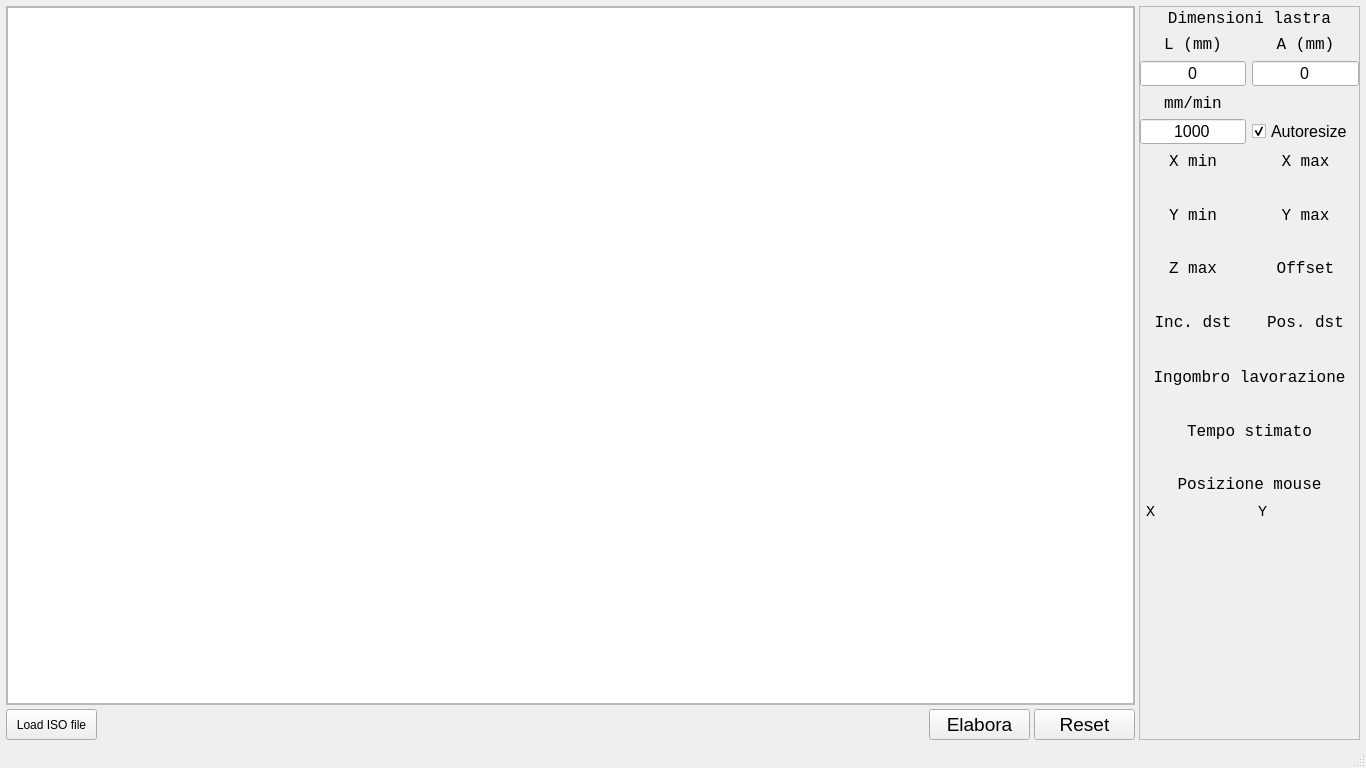
<?xml version="1.0" encoding="UTF-8"?>
<ui version="4.0">
 <class>MainWindow</class>
 <widget class="QMainWindow" name="MainWindow">
  <property name="geometry">
   <rect>
    <x>0</x>
    <y>0</y>
    <width>1366</width>
    <height>768</height>
   </rect>
  </property>
  <property name="windowTitle">
   <string>ISO Viewer</string>
  </property>
  <widget class="QWidget" name="centralwidget">
   <layout class="QGridLayout" name="gridLayout_2">
    <property name="leftMargin">
     <number>6</number>
    </property>
    <property name="topMargin">
     <number>6</number>
    </property>
    <property name="rightMargin">
     <number>6</number>
    </property>
    <property name="bottomMargin">
     <number>6</number>
    </property>
    <item row="0" column="0">
     <layout class="QHBoxLayout" name="horizontalLayout" stretch="0,0">
      <property name="spacing">
       <number>4</number>
      </property>
      <item>
       <layout class="QVBoxLayout" name="verticalLayout" stretch="1,0">
        <item>
         <widget class="QFrame" name="fr_canvas_container">
          <property name="minimumSize">
           <size>
            <width>725</width>
            <height>0</height>
           </size>
          </property>
          <property name="frameShape">
           <enum>QFrame::StyledPanel</enum>
          </property>
          <property name="frameShadow">
           <enum>QFrame::Raised</enum>
          </property>
          <layout class="QGridLayout" name="gridLayout_3">
           <property name="leftMargin">
            <number>0</number>
           </property>
           <property name="topMargin">
            <number>0</number>
           </property>
           <property name="rightMargin">
            <number>0</number>
           </property>
           <property name="bottomMargin">
            <number>0</number>
           </property>
           <item row="0" column="0">
            <widget class="QGraphicsView" name="canvas">
             <property name="minimumSize">
              <size>
               <width>0</width>
               <height>0</height>
              </size>
             </property>
             <property name="cursor" stdset="0">
              <cursorShape>ArrowCursor</cursorShape>
             </property>
             <property name="mouseTracking">
              <bool>true</bool>
             </property>
             <property name="verticalScrollBarPolicy">
              <enum>Qt::ScrollBarAlwaysOff</enum>
             </property>
             <property name="horizontalScrollBarPolicy">
              <enum>Qt::ScrollBarAlwaysOff</enum>
             </property>
            </widget>
           </item>
          </layout>
         </widget>
        </item>
        <item>
         <layout class="QHBoxLayout" name="horizontalLayout_2" stretch="0,1,0,0">
          <item>
           <widget class="QPushButton" name="btn_browse_file">
            <property name="minimumSize">
             <size>
              <width>91</width>
              <height>31</height>
             </size>
            </property>
            <property name="maximumSize">
             <size>
              <width>91</width>
              <height>31</height>
             </size>
            </property>
            <property name="text">
             <string>Load ISO file</string>
            </property>
           </widget>
          </item>
          <item>
           <widget class="QLabel" name="lbl_selected_file">
            <property name="sizePolicy">
             <sizepolicy hsizetype="Ignored" vsizetype="Preferred">
              <horstretch>0</horstretch>
              <verstretch>0</verstretch>
             </sizepolicy>
            </property>
            <property name="text">
             <string notr="true"/>
            </property>
            <property name="textFormat">
             <enum>Qt::PlainText</enum>
            </property>
            <property name="scaledContents">
             <bool>false</bool>
            </property>
           </widget>
          </item>
          <item>
           <widget class="QPushButton" name="btn_draw">
            <property name="minimumSize">
             <size>
              <width>101</width>
              <height>31</height>
             </size>
            </property>
            <property name="maximumSize">
             <size>
              <width>101</width>
              <height>31</height>
             </size>
            </property>
            <property name="font">
             <font>
              <pointsize>14</pointsize>
             </font>
            </property>
            <property name="text">
             <string>Elabora</string>
            </property>
           </widget>
          </item>
          <item>
           <widget class="QPushButton" name="btn_reset">
            <property name="minimumSize">
             <size>
              <width>101</width>
              <height>31</height>
             </size>
            </property>
            <property name="maximumSize">
             <size>
              <width>101</width>
              <height>31</height>
             </size>
            </property>
            <property name="font">
             <font>
              <pointsize>14</pointsize>
             </font>
            </property>
            <property name="text">
             <string>Reset</string>
            </property>
           </widget>
          </item>
         </layout>
        </item>
       </layout>
      </item>
      <item>
       <widget class="QFrame" name="fr_right_col_container">
        <property name="minimumSize">
         <size>
          <width>221</width>
          <height>0</height>
         </size>
        </property>
        <property name="maximumSize">
         <size>
          <width>221</width>
          <height>16777215</height>
         </size>
        </property>
        <property name="frameShape">
         <enum>QFrame::StyledPanel</enum>
        </property>
        <property name="frameShadow">
         <enum>QFrame::Raised</enum>
        </property>
        <layout class="QVBoxLayout" name="verticalLayout_5">
         <property name="leftMargin">
          <number>0</number>
         </property>
         <property name="topMargin">
          <number>0</number>
         </property>
         <property name="rightMargin">
          <number>0</number>
         </property>
         <property name="bottomMargin">
          <number>0</number>
         </property>
         <item>
          <widget class="QLabel" name="lbl_size">
           <property name="minimumSize">
            <size>
             <width>0</width>
             <height>21</height>
            </size>
           </property>
           <property name="maximumSize">
            <size>
             <width>16777215</width>
             <height>21</height>
            </size>
           </property>
           <property name="font">
            <font>
             <family>Courier New</family>
             <pointsize>12</pointsize>
            </font>
           </property>
           <property name="text">
            <string>Dimensioni lastra</string>
           </property>
           <property name="alignment">
            <set>Qt::AlignBottom|Qt::AlignHCenter</set>
           </property>
          </widget>
         </item>
         <item>
          <layout class="QGridLayout" name="gridLayout_4">
           <item row="10" column="0">
            <widget class="QLabel" name="lbl_eng_dst">
             <property name="minimumSize">
              <size>
               <width>0</width>
               <height>21</height>
              </size>
             </property>
             <property name="maximumSize">
              <size>
               <width>16777215</width>
               <height>21</height>
              </size>
             </property>
             <property name="font">
              <font>
               <family>Courier New</family>
               <pointsize>12</pointsize>
              </font>
             </property>
             <property name="toolTip">
              <string>Distanza incisioni</string>
             </property>
             <property name="text">
              <string>Inc. dst</string>
             </property>
             <property name="alignment">
              <set>Qt::AlignCenter</set>
             </property>
            </widget>
           </item>
           <item row="1" column="0">
            <widget class="QLineEdit" name="in_width">
             <property name="minimumSize">
              <size>
               <width>0</width>
               <height>25</height>
              </size>
             </property>
             <property name="maximumSize">
              <size>
               <width>16777215</width>
               <height>25</height>
              </size>
             </property>
             <property name="font">
              <font>
               <pointsize>12</pointsize>
              </font>
             </property>
             <property name="text">
              <string>0</string>
             </property>
             <property name="alignment">
              <set>Qt::AlignCenter</set>
             </property>
            </widget>
           </item>
           <item row="0" column="1">
            <widget class="QLabel" name="lbl_height">
             <property name="minimumSize">
              <size>
               <width>0</width>
               <height>21</height>
              </size>
             </property>
             <property name="maximumSize">
              <size>
               <width>16777215</width>
               <height>21</height>
              </size>
             </property>
             <property name="font">
              <font>
               <family>Courier New</family>
               <pointsize>12</pointsize>
              </font>
             </property>
             <property name="text">
              <string>A (mm)</string>
             </property>
             <property name="alignment">
              <set>Qt::AlignCenter</set>
             </property>
            </widget>
           </item>
           <item row="0" column="0">
            <widget class="QLabel" name="lbl_width">
             <property name="minimumSize">
              <size>
               <width>0</width>
               <height>21</height>
              </size>
             </property>
             <property name="maximumSize">
              <size>
               <width>16777215</width>
               <height>21</height>
              </size>
             </property>
             <property name="font">
              <font>
               <family>Courier New</family>
               <pointsize>12</pointsize>
              </font>
             </property>
             <property name="text">
              <string>L (mm)</string>
             </property>
             <property name="alignment">
              <set>Qt::AlignCenter</set>
             </property>
            </widget>
           </item>
           <item row="1" column="1">
            <widget class="QLineEdit" name="in_height">
             <property name="minimumSize">
              <size>
               <width>0</width>
               <height>25</height>
              </size>
             </property>
             <property name="maximumSize">
              <size>
               <width>16777215</width>
               <height>25</height>
              </size>
             </property>
             <property name="font">
              <font>
               <pointsize>12</pointsize>
              </font>
             </property>
             <property name="text">
              <string>0</string>
             </property>
             <property name="alignment">
              <set>Qt::AlignCenter</set>
             </property>
            </widget>
           </item>
           <item row="2" column="0">
            <widget class="QLabel" name="lbl_tool_speed">
             <property name="minimumSize">
              <size>
               <width>0</width>
               <height>21</height>
              </size>
             </property>
             <property name="maximumSize">
              <size>
               <width>16777215</width>
               <height>21</height>
              </size>
             </property>
             <property name="font">
              <font>
               <family>Courier New</family>
               <pointsize>12</pointsize>
              </font>
             </property>
             <property name="text">
              <string>mm/min</string>
             </property>
             <property name="alignment">
              <set>Qt::AlignBottom|Qt::AlignHCenter</set>
             </property>
            </widget>
           </item>
           <item row="3" column="0">
            <widget class="QLineEdit" name="in_tool_speed">
             <property name="minimumSize">
              <size>
               <width>0</width>
               <height>25</height>
              </size>
             </property>
             <property name="maximumSize">
              <size>
               <width>16777215</width>
               <height>25</height>
              </size>
             </property>
             <property name="font">
              <font>
               <pointsize>12</pointsize>
              </font>
             </property>
             <property name="text">
              <string>1000</string>
             </property>
             <property name="alignment">
              <set>Qt::AlignCenter</set>
             </property>
            </widget>
           </item>
           <item row="3" column="1">
            <widget class="QCheckBox" name="chk_autoresize">
             <property name="minimumSize">
              <size>
               <width>0</width>
               <height>21</height>
              </size>
             </property>
             <property name="maximumSize">
              <size>
               <width>16777215</width>
               <height>21</height>
              </size>
             </property>
             <property name="font">
              <font>
               <pointsize>12</pointsize>
              </font>
             </property>
             <property name="text">
              <string>Autoresize</string>
             </property>
             <property name="iconSize">
              <size>
               <width>16</width>
               <height>16</height>
              </size>
             </property>
             <property name="checked">
              <bool>true</bool>
             </property>
            </widget>
           </item>
           <item row="8" column="0">
            <widget class="QLabel" name="lbl_z_max">
             <property name="minimumSize">
              <size>
               <width>0</width>
               <height>21</height>
              </size>
             </property>
             <property name="maximumSize">
              <size>
               <width>16777215</width>
               <height>21</height>
              </size>
             </property>
             <property name="font">
              <font>
               <family>Courier New</family>
               <pointsize>12</pointsize>
              </font>
             </property>
             <property name="toolTip">
              <string>Profondità massima di lavorazione</string>
             </property>
             <property name="text">
              <string>Z max</string>
             </property>
             <property name="alignment">
              <set>Qt::AlignCenter</set>
             </property>
            </widget>
           </item>
           <item row="4" column="0">
            <widget class="QLabel" name="lbl_x_min">
             <property name="minimumSize">
              <size>
               <width>0</width>
               <height>21</height>
              </size>
             </property>
             <property name="maximumSize">
              <size>
               <width>16777215</width>
               <height>21</height>
              </size>
             </property>
             <property name="font">
              <font>
               <family>Courier New</family>
               <pointsize>12</pointsize>
              </font>
             </property>
             <property name="text">
              <string>X min</string>
             </property>
             <property name="alignment">
              <set>Qt::AlignBottom|Qt::AlignHCenter</set>
             </property>
            </widget>
           </item>
           <item row="8" column="1">
            <widget class="QLabel" name="lbl_offset">
             <property name="minimumSize">
              <size>
               <width>0</width>
               <height>21</height>
              </size>
             </property>
             <property name="maximumSize">
              <size>
               <width>16777215</width>
               <height>21</height>
              </size>
             </property>
             <property name="font">
              <font>
               <family>Courier New</family>
               <pointsize>12</pointsize>
              </font>
             </property>
             <property name="text">
              <string>Offset</string>
             </property>
             <property name="alignment">
              <set>Qt::AlignCenter</set>
             </property>
            </widget>
           </item>
           <item row="7" column="1">
            <widget class="QLabel" name="lbl_y_max_value">
             <property name="minimumSize">
              <size>
               <width>0</width>
               <height>21</height>
              </size>
             </property>
             <property name="maximumSize">
              <size>
               <width>16777215</width>
               <height>21</height>
              </size>
             </property>
             <property name="font">
              <font>
               <family>Courier New</family>
               <pointsize>12</pointsize>
              </font>
             </property>
             <property name="text">
              <string/>
             </property>
             <property name="alignment">
              <set>Qt::AlignCenter</set>
             </property>
            </widget>
           </item>
           <item row="10" column="1">
            <widget class="QLabel" name="lbl_pos_dst">
             <property name="minimumSize">
              <size>
               <width>0</width>
               <height>21</height>
              </size>
             </property>
             <property name="maximumSize">
              <size>
               <width>16777215</width>
               <height>21</height>
              </size>
             </property>
             <property name="font">
              <font>
               <family>Courier New</family>
               <pointsize>12</pointsize>
              </font>
             </property>
             <property name="toolTip">
              <string>Distanza posizionamenti</string>
             </property>
             <property name="text">
              <string>Pos. dst</string>
             </property>
             <property name="alignment">
              <set>Qt::AlignCenter</set>
             </property>
            </widget>
           </item>
           <item row="6" column="1">
            <widget class="QLabel" name="lbl_y_max">
             <property name="minimumSize">
              <size>
               <width>0</width>
               <height>21</height>
              </size>
             </property>
             <property name="maximumSize">
              <size>
               <width>16777215</width>
               <height>21</height>
              </size>
             </property>
             <property name="font">
              <font>
               <family>Courier New</family>
               <pointsize>12</pointsize>
              </font>
             </property>
             <property name="text">
              <string>Y max</string>
             </property>
             <property name="alignment">
              <set>Qt::AlignBottom|Qt::AlignHCenter</set>
             </property>
            </widget>
           </item>
           <item row="9" column="0">
            <widget class="QLabel" name="lbl_z_max_value">
             <property name="minimumSize">
              <size>
               <width>0</width>
               <height>21</height>
              </size>
             </property>
             <property name="maximumSize">
              <size>
               <width>16777215</width>
               <height>21</height>
              </size>
             </property>
             <property name="font">
              <font>
               <family>Courier New</family>
               <pointsize>12</pointsize>
              </font>
             </property>
             <property name="text">
              <string/>
             </property>
             <property name="alignment">
              <set>Qt::AlignCenter</set>
             </property>
            </widget>
           </item>
           <item row="9" column="1">
            <widget class="QLabel" name="lbl_offset_value">
             <property name="minimumSize">
              <size>
               <width>0</width>
               <height>21</height>
              </size>
             </property>
             <property name="maximumSize">
              <size>
               <width>16777215</width>
               <height>21</height>
              </size>
             </property>
             <property name="font">
              <font>
               <family>Courier New</family>
               <pointsize>12</pointsize>
              </font>
             </property>
             <property name="text">
              <string/>
             </property>
             <property name="alignment">
              <set>Qt::AlignCenter</set>
             </property>
            </widget>
           </item>
           <item row="11" column="1">
            <widget class="QLabel" name="lbl_pos_dst_value">
             <property name="minimumSize">
              <size>
               <width>0</width>
               <height>21</height>
              </size>
             </property>
             <property name="maximumSize">
              <size>
               <width>16777215</width>
               <height>21</height>
              </size>
             </property>
             <property name="font">
              <font>
               <family>Courier New</family>
               <pointsize>12</pointsize>
              </font>
             </property>
             <property name="text">
              <string/>
             </property>
             <property name="alignment">
              <set>Qt::AlignCenter</set>
             </property>
            </widget>
           </item>
           <item row="11" column="0">
            <widget class="QLabel" name="lbl_eng_dst_value">
             <property name="minimumSize">
              <size>
               <width>0</width>
               <height>21</height>
              </size>
             </property>
             <property name="maximumSize">
              <size>
               <width>16777215</width>
               <height>21</height>
              </size>
             </property>
             <property name="font">
              <font>
               <family>Courier New</family>
               <pointsize>12</pointsize>
              </font>
             </property>
             <property name="text">
              <string/>
             </property>
             <property name="alignment">
              <set>Qt::AlignCenter</set>
             </property>
            </widget>
           </item>
           <item row="5" column="0">
            <widget class="QLabel" name="lbl_x_min_value">
             <property name="minimumSize">
              <size>
               <width>0</width>
               <height>21</height>
              </size>
             </property>
             <property name="maximumSize">
              <size>
               <width>16777215</width>
               <height>21</height>
              </size>
             </property>
             <property name="font">
              <font>
               <family>Courier New</family>
               <pointsize>12</pointsize>
              </font>
             </property>
             <property name="midLineWidth">
              <number>1</number>
             </property>
             <property name="text">
              <string/>
             </property>
             <property name="alignment">
              <set>Qt::AlignCenter</set>
             </property>
            </widget>
           </item>
           <item row="6" column="0">
            <widget class="QLabel" name="lbl_y_min">
             <property name="minimumSize">
              <size>
               <width>0</width>
               <height>21</height>
              </size>
             </property>
             <property name="maximumSize">
              <size>
               <width>16777215</width>
               <height>21</height>
              </size>
             </property>
             <property name="font">
              <font>
               <family>Courier New</family>
               <pointsize>12</pointsize>
              </font>
             </property>
             <property name="text">
              <string>Y min</string>
             </property>
             <property name="alignment">
              <set>Qt::AlignBottom|Qt::AlignHCenter</set>
             </property>
            </widget>
           </item>
           <item row="4" column="1">
            <widget class="QLabel" name="lbl_x_max">
             <property name="minimumSize">
              <size>
               <width>0</width>
               <height>21</height>
              </size>
             </property>
             <property name="maximumSize">
              <size>
               <width>16777215</width>
               <height>21</height>
              </size>
             </property>
             <property name="font">
              <font>
               <family>Courier New</family>
               <pointsize>12</pointsize>
              </font>
             </property>
             <property name="text">
              <string>X max</string>
             </property>
             <property name="alignment">
              <set>Qt::AlignBottom|Qt::AlignHCenter</set>
             </property>
            </widget>
           </item>
           <item row="5" column="1">
            <widget class="QLabel" name="lbl_x_max_value">
             <property name="minimumSize">
              <size>
               <width>0</width>
               <height>21</height>
              </size>
             </property>
             <property name="maximumSize">
              <size>
               <width>16777215</width>
               <height>21</height>
              </size>
             </property>
             <property name="font">
              <font>
               <family>Courier New</family>
               <pointsize>12</pointsize>
              </font>
             </property>
             <property name="text">
              <string/>
             </property>
             <property name="alignment">
              <set>Qt::AlignCenter</set>
             </property>
            </widget>
           </item>
           <item row="7" column="0">
            <widget class="QLabel" name="lbl_y_min_value">
             <property name="minimumSize">
              <size>
               <width>0</width>
               <height>21</height>
              </size>
             </property>
             <property name="maximumSize">
              <size>
               <width>16777215</width>
               <height>21</height>
              </size>
             </property>
             <property name="font">
              <font>
               <family>Courier New</family>
               <pointsize>12</pointsize>
              </font>
             </property>
             <property name="text">
              <string/>
             </property>
             <property name="alignment">
              <set>Qt::AlignCenter</set>
             </property>
            </widget>
           </item>
          </layout>
         </item>
         <item>
          <widget class="QLabel" name="lbl_rectangle">
           <property name="minimumSize">
            <size>
             <width>0</width>
             <height>21</height>
            </size>
           </property>
           <property name="maximumSize">
            <size>
             <width>16777215</width>
             <height>21</height>
            </size>
           </property>
           <property name="font">
            <font>
             <family>Courier New</family>
             <pointsize>12</pointsize>
            </font>
           </property>
           <property name="text">
            <string>Ingombro lavorazione</string>
           </property>
           <property name="alignment">
            <set>Qt::AlignBottom|Qt::AlignHCenter</set>
           </property>
          </widget>
         </item>
         <item>
          <widget class="QLabel" name="lbl_rectangle_value">
           <property name="minimumSize">
            <size>
             <width>0</width>
             <height>21</height>
            </size>
           </property>
           <property name="maximumSize">
            <size>
             <width>16777215</width>
             <height>21</height>
            </size>
           </property>
           <property name="font">
            <font>
             <family>Courier New</family>
             <pointsize>12</pointsize>
            </font>
           </property>
           <property name="text">
            <string/>
           </property>
           <property name="alignment">
            <set>Qt::AlignCenter</set>
           </property>
          </widget>
         </item>
         <item>
          <widget class="QLabel" name="lbl_working_time">
           <property name="minimumSize">
            <size>
             <width>0</width>
             <height>21</height>
            </size>
           </property>
           <property name="maximumSize">
            <size>
             <width>16777215</width>
             <height>21</height>
            </size>
           </property>
           <property name="font">
            <font>
             <family>Courier New</family>
             <pointsize>12</pointsize>
            </font>
           </property>
           <property name="text">
            <string>Tempo stimato</string>
           </property>
           <property name="alignment">
            <set>Qt::AlignBottom|Qt::AlignHCenter</set>
           </property>
          </widget>
         </item>
         <item>
          <widget class="QLabel" name="lbl_working_time_value">
           <property name="minimumSize">
            <size>
             <width>0</width>
             <height>21</height>
            </size>
           </property>
           <property name="maximumSize">
            <size>
             <width>16777215</width>
             <height>21</height>
            </size>
           </property>
           <property name="font">
            <font>
             <family>Courier New</family>
             <pointsize>12</pointsize>
            </font>
           </property>
           <property name="text">
            <string/>
           </property>
           <property name="alignment">
            <set>Qt::AlignCenter</set>
           </property>
          </widget>
         </item>
         <item>
          <widget class="QLabel" name="lbl_mouse_pos">
           <property name="minimumSize">
            <size>
             <width>0</width>
             <height>21</height>
            </size>
           </property>
           <property name="maximumSize">
            <size>
             <width>16777215</width>
             <height>21</height>
            </size>
           </property>
           <property name="font">
            <font>
             <family>Courier New</family>
             <pointsize>12</pointsize>
            </font>
           </property>
           <property name="text">
            <string>Posizione mouse</string>
           </property>
           <property name="alignment">
            <set>Qt::AlignCenter</set>
           </property>
          </widget>
         </item>
         <item>
          <layout class="QHBoxLayout" name="horizontalLayout_3">
           <item>
            <widget class="QLabel" name="lbl_mmx">
             <property name="minimumSize">
              <size>
               <width>15</width>
               <height>0</height>
              </size>
             </property>
             <property name="maximumSize">
              <size>
               <width>15</width>
               <height>16777215</height>
              </size>
             </property>
             <property name="font">
              <font>
               <family>Courier New</family>
               <pointsize>11</pointsize>
              </font>
             </property>
             <property name="text">
              <string>X</string>
             </property>
             <property name="alignment">
              <set>Qt::AlignRight|Qt::AlignTrailing|Qt::AlignVCenter</set>
             </property>
            </widget>
           </item>
           <item>
            <widget class="QLabel" name="lbl_mouse_pos_x">
             <property name="minimumSize">
              <size>
               <width>85</width>
               <height>21</height>
              </size>
             </property>
             <property name="maximumSize">
              <size>
               <width>85</width>
               <height>21</height>
              </size>
             </property>
             <property name="font">
              <font>
               <family>Courier New</family>
               <pointsize>12</pointsize>
              </font>
             </property>
             <property name="text">
              <string/>
             </property>
             <property name="alignment">
              <set>Qt::AlignCenter</set>
             </property>
            </widget>
           </item>
           <item>
            <widget class="QLabel" name="lbl_mmy">
             <property name="minimumSize">
              <size>
               <width>15</width>
               <height>0</height>
              </size>
             </property>
             <property name="maximumSize">
              <size>
               <width>15</width>
               <height>16777215</height>
              </size>
             </property>
             <property name="font">
              <font>
               <family>Courier New</family>
               <pointsize>11</pointsize>
              </font>
             </property>
             <property name="text">
              <string>Y</string>
             </property>
             <property name="alignment">
              <set>Qt::AlignRight|Qt::AlignTrailing|Qt::AlignVCenter</set>
             </property>
            </widget>
           </item>
           <item>
            <widget class="QLabel" name="lbl_mouse_pos_y">
             <property name="minimumSize">
              <size>
               <width>85</width>
               <height>21</height>
              </size>
             </property>
             <property name="maximumSize">
              <size>
               <width>85</width>
               <height>21</height>
              </size>
             </property>
             <property name="font">
              <font>
               <family>Courier New</family>
               <pointsize>12</pointsize>
              </font>
             </property>
             <property name="text">
              <string/>
             </property>
             <property name="alignment">
              <set>Qt::AlignCenter</set>
             </property>
            </widget>
           </item>
          </layout>
         </item>
         <item>
          <spacer name="verticalSpacer">
           <property name="orientation">
            <enum>Qt::Vertical</enum>
           </property>
           <property name="sizeHint" stdset="0">
            <size>
             <width>20</width>
             <height>40</height>
            </size>
           </property>
          </spacer>
         </item>
        </layout>
       </widget>
      </item>
     </layout>
    </item>
   </layout>
  </widget>
  <widget class="QMenuBar" name="menubar">
   <property name="geometry">
    <rect>
     <x>0</x>
     <y>0</y>
     <width>1366</width>
     <height>21</height>
    </rect>
   </property>
  </widget>
  <widget class="QStatusBar" name="statusbar"/>
 </widget>
 <resources/>
 <connections/>
</ui>
